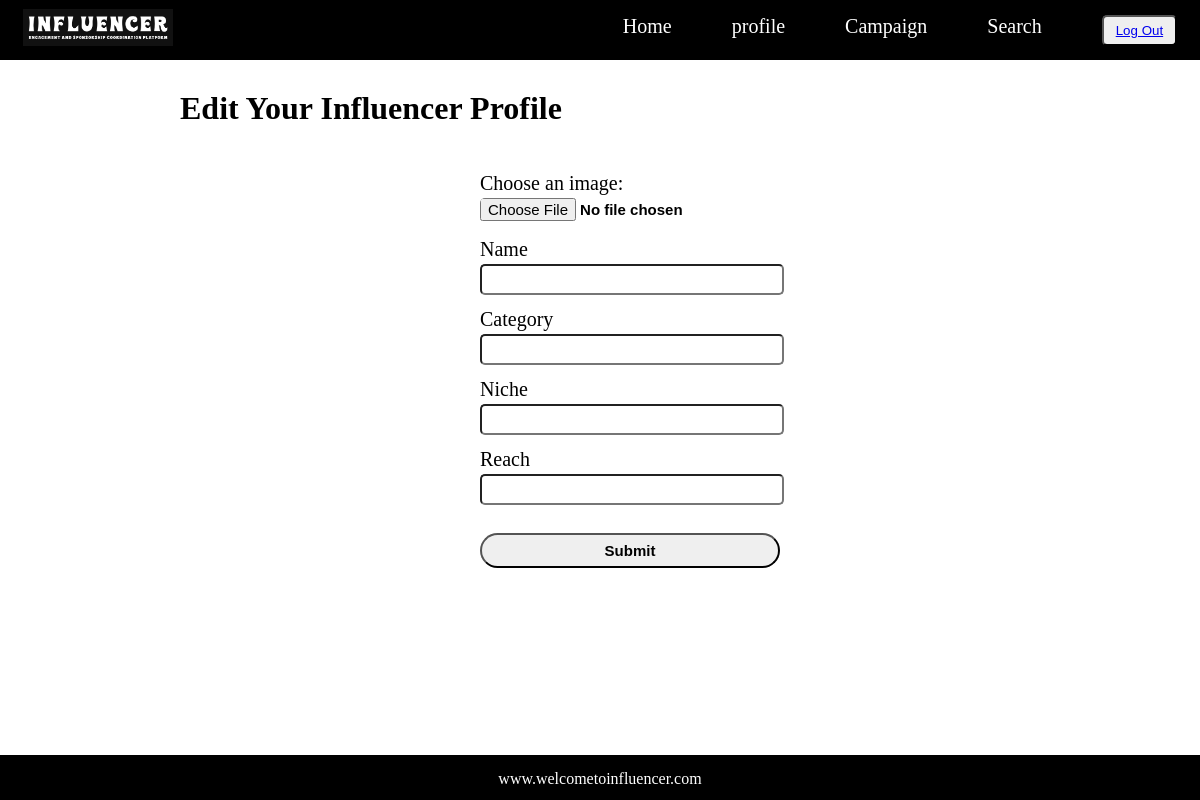
Before: /edit_influencer/3 (signed in) with the older database file.
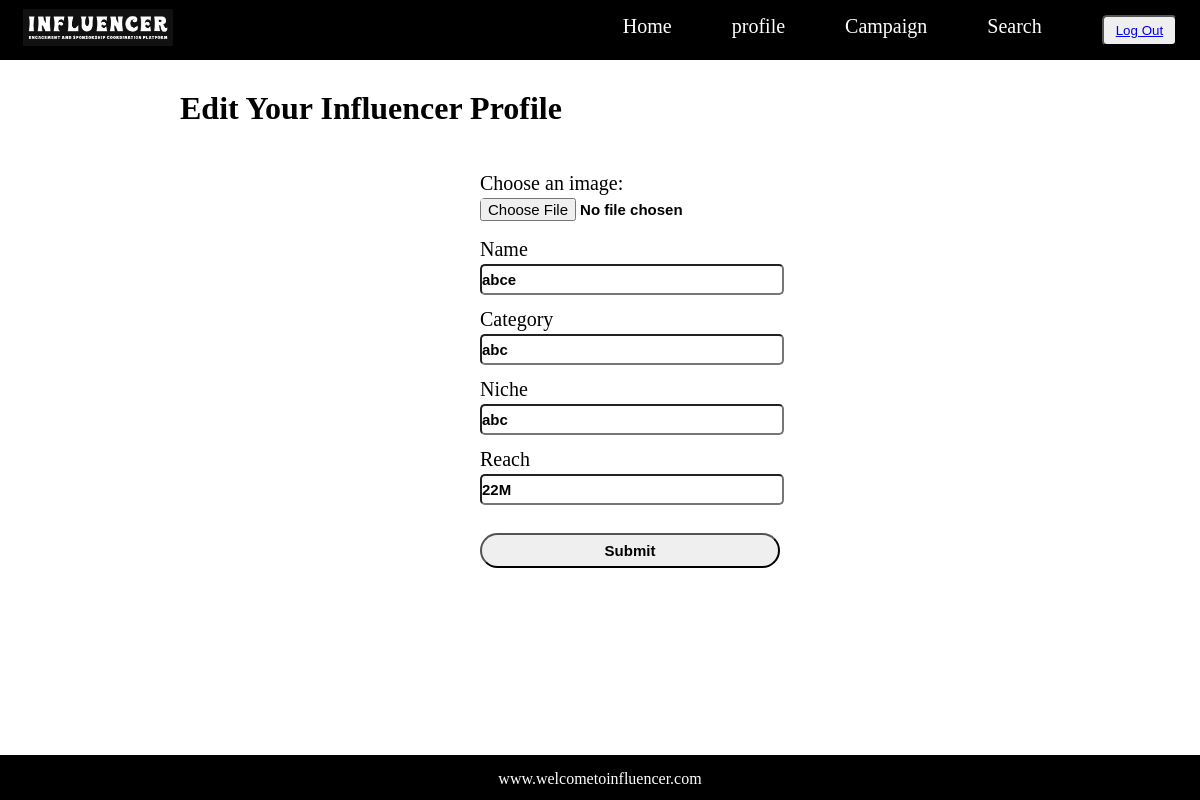
After: the same page with the newer database file.
### model.py (models this page shows)
class Influencers(db.Model):
    influencer_id = db.Column(db.Integer(),primary_key=True)
    user_id = db.Column(db.Integer(),nullable=False)
    img = db.Column(db.LargeBinary,nullable=False)
    name = db.Column(db.String(), nullable=False)
    category = db.Column(db.String(), nullable=False)
    niche = db.Column(db.String(),nullable=False)
    reach = db.Column(db.String(),nullable=False)

### controller.py (the view, shortened to what this page needs)
@app.route("/edit_influencer/<int:id>",methods=["GET", "POST"])   # route for edit influencer profile
def edit_influencer(id):
        if "username" in session:
            user=Register.query.filter_by(username=session['username']).first()
            if user.role=='influencer':
                if request.method=='GET':
                    influencer=Influencers.query.filter_by(influencer_id=id).first()
                    return render_template('edit_influencer.html',influencer=influencer,role=user.role)
            else:
                return '<h1> Edit Restricted </h1>'
        else:
            return redirect ('/login')

### templates/edit_influencer.html
{% extends 'layout.html' %}
{% block body %}
<div class="sponsor-form">
    <h1>Edit Your Influencer Profile</h1>
    <form action="/edit_influencer/{{influencer.influencer_id}}" method="post" enctype="multipart/form-data">
        <div class="spon-form">
            <div class="spon-form-list">
                <label for="img">Choose an image:</label>
                <input type="file" id="img" value="{{influencer.img}}"   name="img">
            </div>
            <div class="spon-form-list">
                <label for="name">Name</label>
                <input type="text" id="name" value="{{influencer.name}}" name="name" required>
            </div>
            <div class="spon-form-list">
                <label for="category">Category</label>
                <input type="text" id="category" value="{{influencer.category}}" name="category" required>
            </div>
            <div class="spon-form-list">
                <label for="niche">Niche</label>
                <input type="text" id="niche" value="{{influencer.niche}}" name="niche" required>
            </div>
            <div class="spon-form-list">
                <label for="reach">Reach</label>
                <input type="text" id="reach" value="{{influencer.reach}}" name="reach" required>
            </div>
            <input class="sponsor-form-btn" type="submit" value="Submit">
        </div>
    </form>
</div>
{% endblock %}

Changed rows visible on the page:
added Influencers: name "abce", category "abc", niche "abc", reach "22M"
